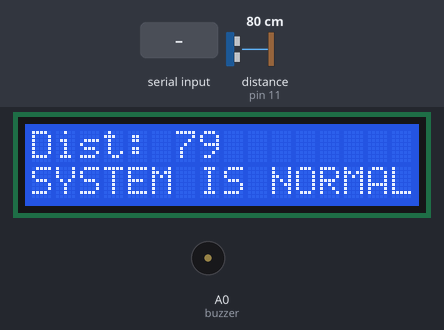
Recording of a sketch running on a simulated Arduino Leonardo, built for the host (arithmetic inside an expression is 32-bit, double 64-bit). Parts: 16×2 character LCD, buzzer (waves = sounding, pin HIGH). Wiring (inferred from the names in the program): ultrasonic range finder: trigger pin 10; echo pin 11. Inputs (shaded band) come from the test bench; at power-on: distance to the obstacle (sensor on pin 11) 80 cm. The echo pulse lasts 58.3 µs per cm; WiFi joins after 1.5 s; servers stay silent unless stated; web services answer with replies made up by the test bench; pins used as bus, display or sensor lines are not drawn; what the sketch prints to the serial monitor is not drawn.

Above: at 7.4 s.
7.5 s: distance to the obstacle (sensor on pin 11) set to 22 cm
At 8.7 s:
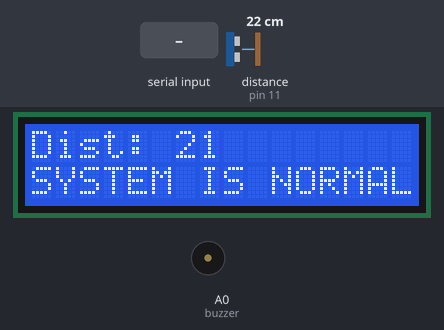
9.0 s: distance to the obstacle (sensor on pin 11) set to 18 cm
At 9.8 s:
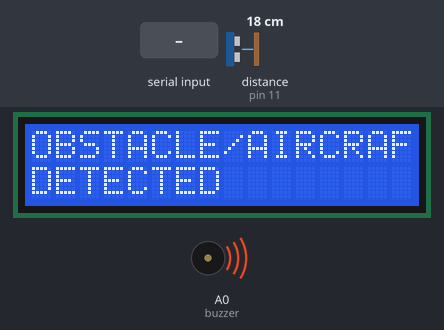
At 10.6 s:
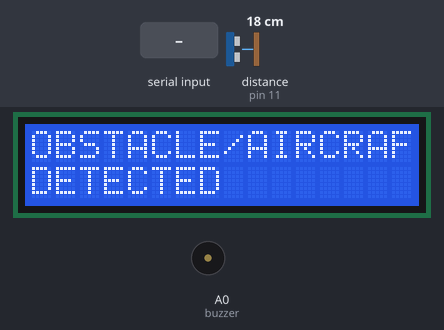
11.6 s: "aircraft" received over the second serial link
14.6 s: distance to the obstacle (sensor on pin 11) set to 35 cm
At 17.4 s:
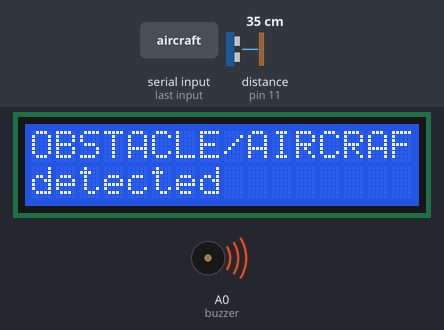
17.6 s: distance to the obstacle (sensor on pin 11) set to 250 cm
20.6 s: "1" received over the second serial link
Timing chart, 0 to 23.6 s (numbered marks = the images above; inputs shaded):
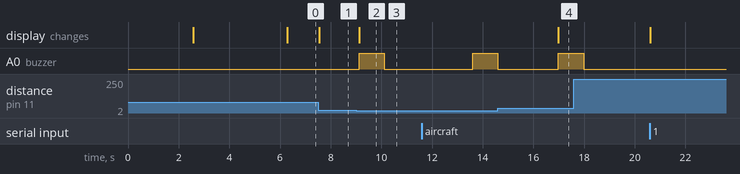

Measured:
- the behaviour switches between 21 and 20 cm on distance to the obstacle (sensor on pin 11) (found by bisection; images 1 and 2)
- after the input at 7.5 s, the display: changes after 0.06 s (image 1)
- after the input at 9.0 s, A0 (buzzer): LOW → HIGH after 0.12 s, → LOW 1.0 s later; the display: changes after 0.12 s (image 2)
- after the input at 14.6 s, the display: changes after 2.4 s (image 4)

The sketch:

aircraft_kit-1_vjit.ino
```cpp
// http://projectsiot.xyz/IoTProjects/GreenHouse/upload.php?a=222&b=D&c=N&d=Y
// http://projectsiot.xyz/IoTProjects/GreenHouse/view.php


#include "WiFiEsp.h"
#include<String.h>
#include <LiquidCrystal.h>

// Emulate Serial1 on pins 6/7 if not present
#ifndef HAVE_HWSERIAL1
#include "SoftwareSerial.h"
SoftwareSerial Serial1(12, 13); // RX, TX
#endif
SoftwareSerial SIM900 (2,3);

long duration = 0;
unsigned int distance = 0;
String read_msg = "\0";
LiquidCrystal lcd (4,5,6,7,8,9);

#define buzzer A0

const int trigPin = 10;  //D6
const int echoPin = 11;  //D7


void beep ()
{
  digitalWrite(buzzer, HIGH);
  delay(1000);
  digitalWrite(buzzer, LOW);
  delay(100);
}

char ssid[] = "project12";            // your network SSID (name)
char pass[] = "project123456";        // your network password
int status = WL_IDLE_STATUS;     // the Wifi radio's status

char server[] = "api.thingspeak.com";

String A = "GET /update?api_key=WXGBY1HU6V57QD3F&field1=";
String Z = " HTTP/1.1";
String iot = "\0";

int rr = 0;
int flag = 0;

// Initialize the Ethernet client object
WiFiEspClient client;

void setup()
{
  // initialize serial for debugging
  Serial.begin(9600);
SIM900.begin(9600);

  lcd.begin(16, 2);

pinMode(buzzer,OUTPUT);
pinMode(trigPin,OUTPUT);
pinMode(echoPin,INPUT);

 lcd.clear();
lcd.setCursor(0,0);
lcd.print("AIR CRAFT ANTI");
lcd.setCursor(0,1);
lcd.print("COLLISION SYSTEM");
delay(2500);

  lcd.clear();
lcd.setCursor(0,0);
lcd.print(" CONNECTING  TO ");
lcd.setCursor(0,1);
lcd.print(ssid);
delay(200);

  // initialize serial for ESP module
  Serial1.begin(9600);

  Serial1.listen ();delay(1000);

  // initialize ESP module
  WiFi.init(&Serial1);

  // check for the presence of the shield
  if (WiFi.status() == WL_NO_SHIELD) {
    Serial.println(F("WiFi shield not present"));
    // don't continue
   // while (true);
  }

  // attempt to connect to WiFi network
  while ( status != WL_CONNECTED) {
    Serial.print(F("Attempting to connect to WPA SSID: "));
    Serial.println(ssid);
    // Connect to WPA/WPA2 network
    status = WiFi.begin(ssid, pass);
  }

  // you're connected now, so print out the data
  Serial.println(F("You're connected to the network"));


Serial.println(F("PLEASE SHOW CARD "));
SIM900.listen ();delay(1000);

}

void loop()
{
delayMicroseconds(2);
digitalWrite(trigPin, HIGH);
delayMicroseconds(10);
digitalWrite(trigPin, LOW);
duration = pulseIn(echoPin, HIGH);
distance= duration*0.034/2;
Serial.print("Distance: ");
Serial.println(distance);

ShowSerialData ();
rr = 0;
if (distance < 20)
{
  rr = 100;
  flag = 0;
  Serial.println("air craft detected");
  SIM900.println("aircraft detected");
  delay(100);
   lcd.clear();
lcd.setCursor(0,0);
lcd.print("OBSTACLE/AIRCRAFT");
lcd.setCursor(0,1);
lcd.print("DETECTED       ");
beep ();
delay(1000);
iot = A + String(rr) + Z;
sndit ();

}
else if (read_msg.indexOf("aircraft")!=(-1))
{

  Serial.println("aircraft frm zigbee");
   lcd.clear();
lcd.setCursor(0,0);
lcd.print("OBSTACLE/AIRCRAFT");
lcd.setCursor(0,1);
lcd.print("detected           ");
beep ();
delay(2500);
read_msg = "\0";
}
else
{
   lcd.clear();
lcd.setCursor(0,0);
lcd.print("Dist: "+String(distance));
lcd.setCursor(0,1);
lcd.print("SYSTEM IS NORMAL   ");
delay(200);
}
}// loop

void sndit ()
{
  Serial1.listen ();delay(500);
  Serial.print(F("IOT = ")); Serial.println(iot);

  // if the server's disconnected, stop the client
  if (!client.connected()) {
    Serial.println(F("Disconnecting from server..."));
    client.stop();

    // do nothing forevermore
    //while (true);
  }
  client.stop();
  client.flush();

  for (int x = 0; x < 1; x++)
  {
    delay(10);
    Serial.println(x, DEC);
  }
  Serial.println(F("Starting connection to server..."));
  // if you get a connection, report back via serial
  if (client.connect(server, 80)) {
    Serial.println(F("Connected to server"));
    // Make a HTTP request

    client.println(iot);

    client.println("Host: projectsiot.xyz");
    client.println("Connection: close");
    client.println();
    iot = "\0";
  }
SIM900.listen ();delay(500);
}
 void lcdstring (unsigned int a, unsigned int b, String data)
 {
  lcd.setCursor(a,b);
  lcd.print(data);
 }
 void ShowSerialData()
{
  while(SIM900.available()!=0)
   read_msg = SIM900.readString();
   if (read_msg != '\0')
   {
  Serial.println("read_msg is = "); Serial.println(read_msg);
   }
   delay(1);
}
```
